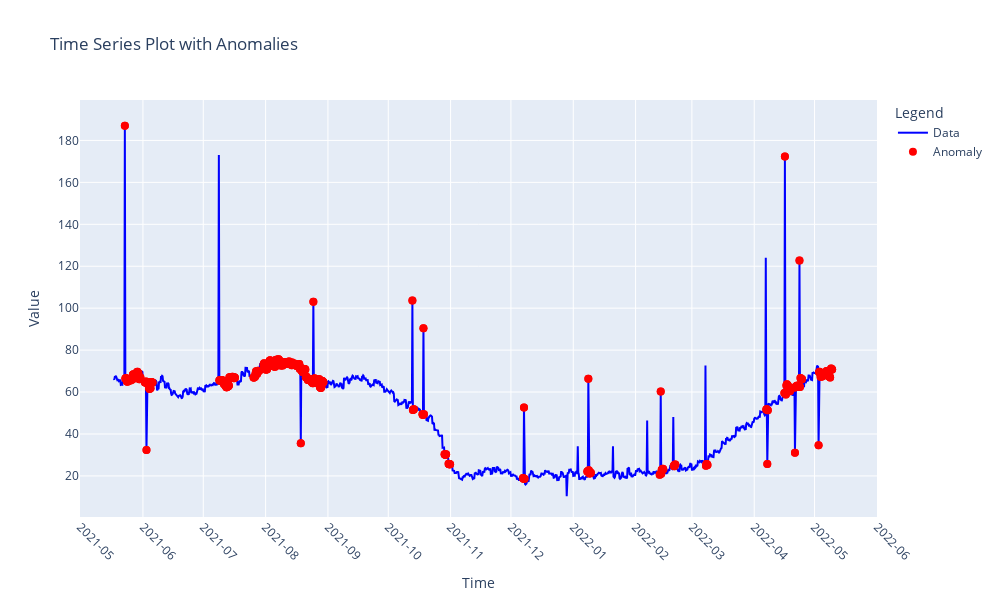

Notebook code cell kept with this figure:
### Code cell
import plotly.graph_objects as go
import pandas as pd
anom_df =df
# Assuming anom_df is a DataFrame
anom_df['date'] = anom_df.index.date
anomalous_dates = anom_df[anom_df['anomaly']].date.unique()

# Marking anomalies
anom_df['anomaly'] = anom_df['date'].isin(anomalous_dates)
anom_df.drop(columns='date', inplace=True)

# Create the main figure
fig = go.Figure()

# Plot the main time series (noisy data)
fig.add_trace(go.Scatter(
    x=anom_df.index, 
    y=anom_df['noisy'], 
    mode='lines', 
    name='Data', 
    line=dict(color='blue')
))

# Highlight anomalies as red dots
anomalies = anom_df[anom_df['anomaly'] == True]
fig.add_trace(go.Scatter(
    x=anomalies.index, 
    y=anomalies['noisy'], 
    mode='markers', 
    name='Anomaly', 
    marker=dict(color='red', size=8)
))

# Formatting the x-axis to show only months
fig.update_xaxes(
    dtick="M1", 
    tickformat="%Y-%m",
    tickangle=45
)

# Set titles and labels
fig.update_layout(
    title='Time Series Plot with Anomalies',
    xaxis_title='Time',
    yaxis_title='Value',
    legend_title='Legend',
    xaxis_rangeslider_visible=False,
    height=600,
    width=1000
)

# Show the plot
fig.show()

### Figure 1 — Plotly figure (JSON) as saved in the notebook; plotly's stock layout.template omitted (floating-point values rounded to 4 significant figures; data arrays with more than 128 entries replaced by an {"elided": "..."} marker saying what was removed)
{"data": [{"line": {"color": "blue"}, "mode": "lines", "name": "Data", "type": "scatter", "x": {"elided": "2860 str values"}, "y": {"elided": "2860 float values"}}, {"marker": {"color": "red", "size": 8}, "mode": "markers", "name": "Anomaly", "type": "scatter", "x": {"elided": "632 str values"}, "y": {"elided": "632 float values"}}], "layout": {"height": 600, "legend": {"title": {"text": "Legend"}}, "title": {"text": "Time Series Plot with Anomalies"}, "width": 1000, "xaxis": {"dtick": "M1", "rangeslider": {"visible": false}, "tickangle": 45, "tickformat": "%Y-%m", "title": {"text": "Time"}}, "yaxis": {"title": {"text": "Value"}}}}
